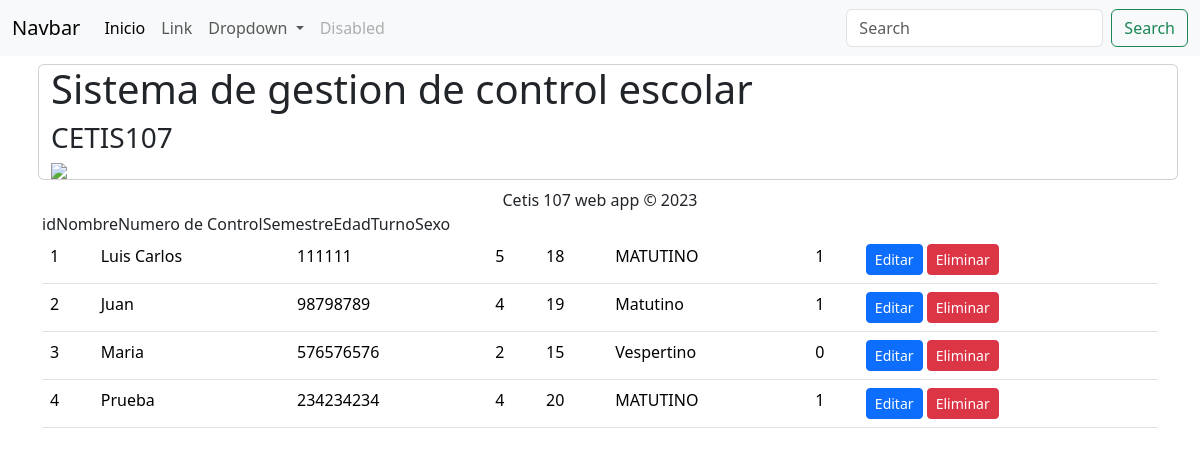
The app's page /Parcial2/ConsultarAlumnos.php with its own data.
### tables this page shows
CREATE TABLE `alumnos` (
  `id` bigint unsigned NOT NULL AUTO_INCREMENT,
  `nombre` varchar(100) NOT NULL,
  `numero_control` varchar(30) NOT NULL,
  `semestre` int NOT NULL,
  `edad` int NOT NULL,
  `turno` varchar(10) NOT NULL,
  `sexo` tinyint NOT NULL,
  PRIMARY KEY (`id`)
);

### Parcial2/ConsultarAlumnos.php (the view, shortened to what this page needs)
<!DOCTYPE html>
<html lang="en">
<head>
    <link href="https://cdn.jsdelivr.net/npm/bootstrap@5.3.2/dist/css/bootstrap.min.css" rel="stylesheet">
</head>
<body>
    <?php include 'home.php';
          include 'conexion.php';
          $sql ="SELECT * FROM alumnos";
          $datos = $conexion->query($sql);
    ?>
    <div class="container">
        <div class="row">
            <div class="col-12">
                <?php if($datos->num_row==0){?>
                    <table class="table table-hover">
                        <tbody>
                            <?php while($registro = $datos->fetch_assoc()){?>
                                <tr>
                                    <td><?php echo $registro["id"];?></td>
                                    <td><?php echo $registro["nombre"];?></td>
                                    <td><?php echo $registro["numero_control"];?></td>
                                    <td><?php echo $registro["semestre"];?></td>
                                    <td><?php echo $registro["edad"];?></td>
                                    <td><?php echo $registro["turno"];?></td>
                                    <td><?php echo $registro["sexo"];?></td>
                                    <td>
                                    <a href="editarAlumnos.php" class="btn btn-sm btn-primary">Editar</a>
                                <a href="eliminarAlumons.php" class="btn btn-sm btn-danger">Eliminar</a>
                                    </td>
                                </tr>
                                <?php } ?>
                        </tbody>
                    </table>
                <?php }else{ ?>
                    <h3>No existen alumnos en la base de datos</h3>
                <?php }?>
            </div>
        </div>
    </div>
</body>
</html>

### records on screen
alumnos: id "1", nombre "Luis Carlos", numero_control "111111", semestre "5", edad "18", turno "MATUTINO", sexo "1"
alumnos: id "2", nombre "Juan", numero_control "98798789", semestre "4", edad "19", turno "Matutino", sexo "1"
alumnos: id "3", nombre "Maria", numero_control "576576576", semestre "2", edad "15", turno "Vespertino", sexo "0"
alumnos: id "4", nombre "Prueba", numero_control "234234234", semestre "4", edad "20", turno "MATUTINO", sexo "1"
